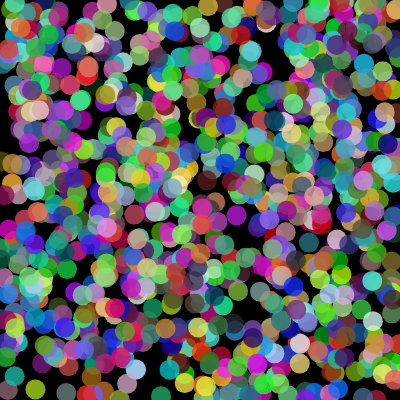
Frame 1 (no input)
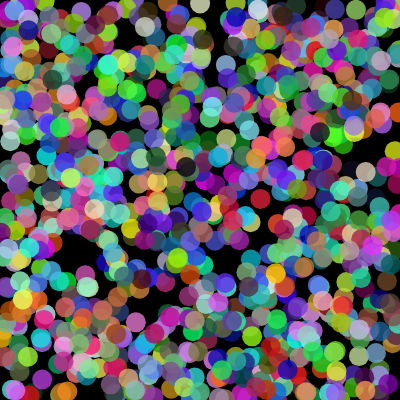
Frame 2 (the mouse pressed at the canvas centre, redrawn once)

The p5.js sketch that drew these frames (run headless with seeded random() and noise() and a simulated clock; the mouse was pressed at the canvas centre and the sketch redrawn once):

// p5.js sketch
// ── sketch.js

/*
RANDOM BASICS
Jeff Thompson | 2017/20 | jeffreythompson.org

We can use random numbers to do lots of creative things (in
fact, some artists and musicians have spent nearly their 
entire careers exploring randomness), but when paired with
the repetitive power of the computer, really interesting 
things can happen.

This is a very simple example, drawing 1000 random dots
of random color, but the sample principle can be used
to really great effect.

Every time you run the sketch, it will be slightly different,
so try it a bunch of times!

CHALLENGES:
1. What happens when you adjust the size and transparency
   of the circles? How does that change the look of the sketch?
2. Can you add other randomly-chosen values to the sketch? What
   about changing the size of the circles?
3. Can you move the random color generation to its own function?
   (Hint: it should return a color as a variable.)

*/


function setup() {
    createCanvas(400, 400);

    // for these examples, we're not doing animation (that's
    // coming really soon though!), so we include this command
    noLoop();
}


function draw() {
    background(0);
    noStroke();

    // draw 1000 random dots of random color
    for (let i=0; i<1000; i++) {

        // create a random RGB color
        let r = random(0,255);      // args = min,max possible values
        let g = random(0,255);      // calculate for green...
        let b = random(0,255);      // ...and blue too
        fill(r,g,b, 200);           // add alpha as well for depth

        // draw in a random position, too
        // if only 1 argument given, random() assumes min = 0
        circle(random(width), random(height), 20);
    }
}
